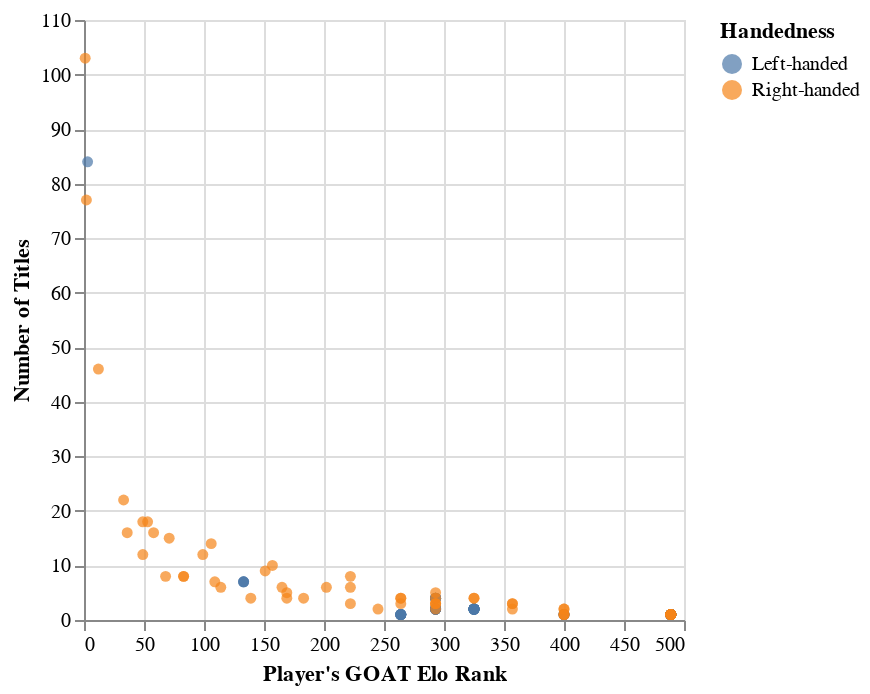

The cell this chart's notebook holds for it:
### Code cell
br_ber_plot = alt.Chart(tennis_train).mark_circle().encode(
    x=alt.X("GOAT Rank").title("Player's GOAT Elo Rank"),
    y=alt.Y("Titles").title("Number of Titles"),
    color=alt.Color("Plays").title("Handedness")
)
br_ber_plot

### Figure 1 — Vega-Lite specification as saved in the notebook (floating-point values rounded to 4 significant figures)
{"config": {"view": {"continuousWidth": 300, "continuousHeight": 300}}, "data": {"name": "data-9663baafcb1e213dc20825d63d1f7af4"}, "mark": {"type": "circle"}, "encoding": {"color": {"field": "Plays", "title": "Handedness", "type": "nominal"}, "x": {"field": "GOAT Rank", "title": "Player's GOAT Elo Rank", "type": "quantitative"}, "y": {"field": "Titles", "title": "Number of Titles", "type": "quantitative"}}, "$schema": "https://vega.github.io/schema/vega-lite/v5.16.3.json", "datasets": {"data-9663baafcb1e213dc20825d63d1f7af4": [{"Plays": "Left-handed", "Titles": 1.0, "GOAT Rank": 489, "Peak Elo Rating": 1953, "Best Elo Rank": 38, "Best Rank": 35, "Prize Money": 3928220}, {"Plays": "Left-handed", "Titles": 2.0, "GOAT Rank": 293, "Peak Elo Rating": 2014, "Best Elo Rank": 25, "Best Rank": 17, "Prize Money": 7062030}, {"Plays": "Left-handed", "Titles": 2.0, "GOAT Rank": 325, "Peak Elo Rating": 1953, "Best Elo Rank": 41, "Best Rank": 33, "Prize Money": 3611278}, {"Plays": "Left-handed", "Titles": 1.0, "GOAT Rank": 264, "Peak Elo Rating": 2075, "Best Elo Rank": 16, "Best Rank": 13, "Prize Money": 4535961}, {"Plays": "Left-handed", "Titles": 1.0, "GOAT Rank": 489, "Peak Elo Rating": 1924, "Best Elo Rank": 53, "Best Rank": 43, "Prize Money": 1062355}, {"Plays": "Left-handed", "Titles": 2.0, "GOAT Rank": 293, "Peak Elo Rating": 2014, "Best Elo Rank": 25, "Best Rank": 17, "Prize Money": 7062030}, {"Plays": "Left-handed", "Titles": 2.0, "GOAT Rank": 325, "Peak Elo Rating": 1953, "Best Elo Rank": 41, "Best Rank": 33, "Prize Money": 3611278}, {"Plays": "Left-handed", "Titles": 1.0, "GOAT Rank": 400, "Peak Elo Rating": 1968, "Best Elo Rank": 37, "Best Rank": 25, "Prize Money": 5647193}, {"Plays": "Left-handed", "Titles": 1.0, "GOAT Rank": 489, "Peak Elo Rating": 1952, "Best Elo Rank": 43, "Best Rank": 58, "Prize Money": 1703096}, {"Plays": "Left-handed", "Titles": 1.0, "GOAT Rank": 489, "Peak Elo Rating": 1924, "Best Elo Rank": 53, "Best Rank": 43, "Prize Money": 1062355}, {"Plays": "Left-handed", "Titles": 1.0, "GOAT Rank": 264, "Peak Elo Rating": 2075, "Best Elo Rank": 16, "Best Rank": 13, "Prize Money": 4535961}, {"Plays": "Left-handed", "Titles": 2.0, "GOAT Rank": 325, "Peak Elo Rating": 1953, "Best Elo Rank": 41, "Best Rank": 33, "Prize Money": 3611278}, {"Plays": "Left-handed", "Titles": 2.0, "GOAT Rank": 293, "Peak Elo Rating": 2014, "Best Elo Rank": 25, "Best Rank": 17, "Prize Money": 7062030}, {"Plays": "Left-handed", "Titles": 7.0, "GOAT Rank": 133, "Peak Elo Rating": 2074, "Best Elo Rank": 16, "Best Rank": 12, "Prize Money": 17114510}, {"Plays": "Left-handed", "Titles": 2.0, "GOAT Rank": 293, "Peak Elo Rating": 2014, "Best Elo Rank": 25, "Best Rank": 17, "Prize Money": 7062030}, {"Plays": "Left-handed", "Titles": 1.0, "GOAT Rank": 489, "Peak Elo Rating": 1953, "Best Elo Rank": 38, "Best Rank": 35, "Prize Money": 3928220}, {"Plays": "Left-handed", "Titles": 1.0, "GOAT Rank": 489, "Peak Elo Rating": 1924, "Best Elo Rank": 53, "Best Rank": 43, "Prize Money": 1062355}, {"Plays": "Left-handed", "Titles": 4.0, "GOAT Rank": 293, "Peak Elo Rating": 1996, "Best Elo Rank": 33, "Best Rank": 21, "Prize Money": 5334788}, {"Plays": "Left-handed", "Titles": 2.0, "GOAT Rank": 325, "Peak Elo Rating": 1953, "Best Elo Rank": 41, "Best Rank": 33, "Prize Money": 3611278}, {"Plays": "Left-handed", "Titles": 2.0, "GOAT Rank": 293, "Peak Elo Rating": 2014, "Best Elo Rank": 25, "Best Rank": 17, "Prize Money": 7062030}, {"Plays": "Left-handed", "Titles": 4.0, "GOAT Rank": 293, "Peak Elo Rating": 1996, "Best Elo Rank": 33, "Best Rank": 21, "Prize Money": 5334788}, {"Plays": "Left-handed", "Titles": 1.0, "GOAT Rank": 264, "Peak Elo Rating": 2075, "Best Elo Rank": 16, "Best Rank": 13, "Prize Money": 4535961}, {"Plays": "Left-handed", "Titles": 1.0, "GOAT Rank": 489, "Peak Elo Rating": 1924, "Best Elo Rank": 53, "Best Rank": 43, "Prize Money": 1062355}, {"Plays": "Left-handed", "Titles": 84.0, "GOAT Rank": 3, "Peak Elo Rating": 2552, "Best Elo Rank": 1, "Best Rank": 1, "Prize Money": 119601561}, {"Plays": "Left-handed", "Titles": 2.0, "GOAT Rank": 293, "Peak Elo Rating": 2014, "Best Elo Rank": 25, "Best Rank": 17, "Prize Money": 7062030}, {"Plays": "Left-handed", "Titles": 2.0, "GOAT Rank": 325, "Peak Elo Rating": 1953, "Best Elo Rank": 41, "Best Rank": 33, "Prize Money": 3611278}, {"Plays": "Left-handed", "Titles": 4.0, "GOAT Rank": 293, "Peak Elo Rating": 1996, "Best Elo Rank": 33, "Best Rank": 21, "Prize Money": 5334788}, {"Plays": "Left-handed", "Titles": 1.0, "GOAT Rank": 489, "Peak Elo Rating": 1952, "Best Elo Rank": 43, "Best Rank": 58, "Prize Money": 1703096}, {"Plays": "Left-handed", "Titles": 1.0, "GOAT Rank": 264, "Peak Elo Rating": 2075, "Best Elo Rank": 16, "Best Rank": 13, "Prize Money": 4535961}, {"Plays": "Left-handed", "Titles": 2.0, "GOAT Rank": 325, "Peak Elo Rating": 1953, "Best Elo Rank": 41, "Best Rank": 33, "Prize Money": 3611278}, {"Plays": "Left-handed", "Titles": 2.0, "GOAT Rank": 325, "Peak Elo Rating": 1953, "Best Elo Rank": 41, "Best Rank": 33, "Prize Money": 3611278}, {"Plays": "Left-handed", "Titles": 7.0, "GOAT Rank": 133, "Peak Elo Rating": 2074, "Best Elo Rank": 16, "Best Rank": 12, "Prize Money": 17114510}, {"Plays": "Left-handed", "Titles": 1.0, "GOAT Rank": 489, "Peak Elo Rating": 1953, "Best Elo Rank": 38, "Best Rank": 35, "Prize Money": 3928220}, {"Plays": "Left-handed", "Titles": 2.0, "GOAT Rank": 325, "Peak Elo Rating": 1953, "Best Elo Rank": 41, "Best Rank": 33, "Prize Money": 3611278}, {"Plays": "Left-handed", "Titles": 1.0, "GOAT Rank": 400, "Peak Elo Rating": 1968, "Best Elo Rank": 37, "Best Rank": 25, "Prize Money": 5647193}, {"Plays": "Left-handed", "Titles": 2.0, "GOAT Rank": 325, "Peak Elo Rating": 1953, "Best Elo Rank": 41, "Best Rank": 33, "Prize Money": 3611278}, {"Plays": "Left-handed", "Titles": 1.0, "GOAT Rank": 489, "Peak Elo Rating": 1924, "Best Elo Rank": 53, "Best Rank": 43, "Prize Money": 1062355}, {"Plays": "Left-handed", "Titles": 1.0, "GOAT Rank": 264, "Peak Elo Rating": 2075, "Best Elo Rank": 16, "Best Rank": 13, "Prize Money": 4535961}, {"Plays": "Left-handed", "Titles": 1.0, "GOAT Rank": 264, "Peak Elo Rating": 2075, "Best Elo Rank": 16, "Best Rank": 13, "Prize Money": 4535961}, {"Plays": "Left-handed", "Titles": 2.0, "GOAT Rank": 293, "Peak Elo Rating": 2014, "Best Elo Rank": 25, "Best Rank": 17, "Prize Money": 7062030}, {"Plays": "Left-handed", "Titles": 2.0, "GOAT Rank": 325, "Peak Elo Rating": 1953, "Best Elo Rank": 41, "Best Rank": 33, "Prize Money": 3611278}, {"Plays": "Left-handed", "Titles": 2.0, "GOAT Rank": 325, "Peak Elo Rating": 1953, "Best Elo Rank": 41, "Best Rank": 33, "Prize Money": 3611278}, {"Plays": "Left-handed", "Titles": 4.0, "GOAT Rank": 293, "Peak Elo Rating": 1996, "Best Elo Rank": 33, "Best Rank": 21, "Prize Money": 5334788}, {"Plays": "Left-handed", "Titles": 2.0, "GOAT Rank": 325, "Peak Elo Rating": 1953, "Best Elo Rank": 41, "Best Rank": 33, "Prize Money": 3611278}, {"Plays": "Left-handed", "Titles": 1.0, "GOAT Rank": 400, "Peak Elo Rating": 1968, "Best Elo Rank": 37, "Best Rank": 25, "Prize Money": 5647193}, {"Plays": "Left-handed", "Titles": 7.0, "GOAT Rank": 133, "Peak Elo Rating": 2074, "Best Elo Rank": 16, "Best Rank": 12, "Prize Money": 17114510}, {"Plays": "Left-handed", "Titles": 1.0, "GOAT Rank": 489, "Peak Elo Rating": 1953, "Best Elo Rank": 38, "Best Rank": 35, "Prize Money": 3928220}, {"Plays": "Left-handed", "Titles": 1.0, "GOAT Rank": 400, "Peak Elo Rating": 1968, "Best Elo Rank": 37, "Best Rank": 25, "Prize Money": 5647193}, {"Plays": "Left-handed", "Titles": 1.0, "GOAT Rank": 489, "Peak Elo Rating": 1952, "Best Elo Rank": 43, "Best Rank": 58, "Prize Money": 1703096}, {"Plays": "Left-handed", "Titles": 1.0, "GOAT Rank": 489, "Peak Elo Rating": 1953, "Best Elo Rank": 38, "Best Rank": 35, "Prize Money": 3928220}, {"Plays": "Left-handed", "Titles": 2.0, "GOAT Rank": 293, "Peak Elo Rating": 2014, "Best Elo Rank": 25, "Best Rank": 17, "Prize Money": 7062030}, {"Plays": "Left-handed", "Titles": 1.0, "GOAT Rank": 489, "Peak Elo Rating": 1924, "Best Elo Rank": 53, "Best Rank": 43, "Prize Money": 1062355}, {"Plays": "Left-handed", "Titles": 4.0, "GOAT Rank": 293, "Peak Elo Rating": 1996, "Best Elo Rank": 33, "Best Rank": 21, "Prize Money": 5334788}, {"Plays": "Left-handed", "Titles": 1.0, "GOAT Rank": 489, "Peak Elo Rating": 1924, "Best Elo Rank": 53, "Best Rank": 43, "Prize Money": 1062355}, {"Plays": "Left-handed", "Titles": 1.0, "GOAT Rank": 489, "Peak Elo Rating": 1952, "Best Elo Rank": 43, "Best Rank": 58, "Prize Money": 1703096}, {"Plays": "Left-handed", "Titles": 1.0, "GOAT Rank": 264, "Peak Elo Rating": 2075, "Best Elo Rank": 16, "Best Rank": 13, "Prize Money": 4535961}, {"Plays": "Left-handed", "Titles": 2.0, "GOAT Rank": 293, "Peak Elo Rating": 2014, "Best Elo Rank": 25, "Best Rank": 17, "Prize Money": 7062030}, {"Plays": "Left-handed", "Titles": 1.0, "GOAT Rank": 264, "Peak Elo Rating": 2075, "Best Elo Rank": 16, "Best Rank": 13, "Prize Money": 4535961}, {"Plays": "Left-handed", "Titles": 1.0, "GOAT Rank": 489, "Peak Elo Rating": 1952, "Best Elo Rank": 43, "Best Rank": 58, "Prize Money": 1703096}, {"Plays": "Left-handed", "Titles": 1.0, "GOAT Rank": 489, "Peak Elo Rating": 1953, "Best Elo Rank": 38, "Best Rank": 35, "Prize Money": 3928220}, {"Plays": "Left-handed", "Titles": 2.0, "GOAT Rank": 325, "Peak Elo Rating": 1953, "Best Elo Rank": 41, "Best Rank": 33, "Prize Money": 3611278}, {"Plays": "Right-handed", "Titles": 8.0, "GOAT Rank": 83, "Peak Elo Rating": 2203, "Best Elo Rank": 6, "Best Rank": 3, "Prize Money": 18020217}, {"Plays": "Right-handed", "Titles": 1.0, "GOAT Rank": 489, "Peak Elo Rating": 1890, "Best Elo Rank": 67, "Best Rank": 46, "Prize Money": 1231953}, {"Plays": "Right-handed", "Titles": 1.0, "GOAT Rank": 400, "Peak Elo Rating": 1962, "Best Elo Rank": 36, "Best Rank": 29, "Prize Money": 3304117}, {"Plays": "Right-handed", "Titles": 103.0, "GOAT Rank": 1, "Peak Elo Rating": 2550, "Best Elo Rank": 1, "Best Rank": 1, "Prize Money": 129231891}, {"Plays": "Right-handed", "Titles": 1.0, "GOAT Rank": 400, "Peak Elo Rating": 1913, "Best Elo Rank": 55, "Best Rank": 27, "Prize Money": 1965163}, {"Plays": "Right-handed", "Titles": 6.0, "GOAT Rank": 222, "Peak Elo Rating": 2004, "Best Elo Rank": 26, "Best Rank": 19, "Prize Money": 8480383}, {"Plays": "Right-handed", "Titles": 3.0, "GOAT Rank": 293, "Peak Elo Rating": 2003, "Best Elo Rank": 25, "Best Rank": 18, "Prize Money": 7774890}, {"Plays": "Right-handed", "Titles": 2.0, "GOAT Rank": 357, "Peak Elo Rating": 1951, "Best Elo Rank": 41, "Best Rank": 38, "Prize Money": 3311462}, {"Plays": "Right-handed", "Titles": 1.0, "GOAT Rank": 489, "Peak Elo Rating": 1953, "Best Elo Rank": 38, "Best Rank": 40, "Prize Money": 4660132}, {"Plays": "Right-handed", "Titles": 77.0, "GOAT Rank": 2, "Peak Elo Rating": 2629, "Best Elo Rank": 1, "Best Rank": 1, "Prize Money": 139144944}, {"Plays": "Right-handed", "Titles": 1.0, "GOAT Rank": 489, "Peak Elo Rating": 1932, "Best Elo Rank": 51, "Best Rank": 31, "Prize Money": 1396674}, {"Plays": "Right-handed", "Titles": 8.0, "GOAT Rank": 222, "Peak Elo Rating": 2117, "Best Elo Rank": 14, "Best Rank": 16, "Prize Money": 12807597}, {"Plays": "Right-handed", "Titles": 6.0, "GOAT Rank": 202, "Peak Elo Rating": 2167, "Best Elo Rank": 10, "Best Rank": 10, "Prize Money": 7256753}, {"Plays": "Right-handed", "Titles": 4.0, "GOAT Rank": 183, "Peak Elo Rating": 2158, "Best Elo Rank": 9, "Best Rank": 8, "Prize Money": 8616024}, {"Plays": "Right-handed", "Titles": 1.0, "GOAT Rank": 489, "Peak Elo Rating": 1939, "Best Elo Rank": 45, "Best Rank": 38, "Prize Money": 2055087}, {"Plays": "Right-handed", "Titles": 18.0, "GOAT Rank": 49, "Peak Elo Rating": 2244, "Best Elo Rank": 6, "Best Rank": 5, "Prize Money": 22072615}, {"Plays": "Right-handed", "Titles": 2.0, "GOAT Rank": 400, "Peak Elo Rating": 1940, "Best Elo Rank": 43, "Best Rank": 32, "Prize Money": 1526576}, {"Plays": "Right-handed", "Titles": 2.0, "GOAT Rank": 400, "Peak Elo Rating": 1987, "Best Elo Rank": 31, "Best Rank": 33, "Prize Money": 5965778}, {"Plays": "Right-handed", "Titles": 1.0, "GOAT Rank": 489, "Peak Elo Rating": 1904, "Best Elo Rank": 57, "Best Rank": 74, "Prize Money": 1048314}, {"Plays": "Right-handed", "Titles": 14.0, "GOAT Rank": 106, "Peak Elo Rating": 2124, "Best Elo Rank": 9, "Best Rank": 6, "Prize Money": 14773644}, {"Plays": "Right-handed", "Titles": 5.0, "GOAT Rank": 293, "Peak Elo Rating": 2009, "Best Elo Rank": 29, "Best Rank": 23, "Prize Money": 8003533}, {"Plays": "Right-handed", "Titles": 4.0, "GOAT Rank": 325, "Peak Elo Rating": 1947, "Best Elo Rank": 44, "Best Rank": 31, "Prize Money": 5349041}, {"Plays": "Right-handed", "Titles": 22.0, "GOAT Rank": 33, "Peak Elo Rating": 2329, "Best Elo Rank": 3, "Best Rank": 3, "Prize Money": 25889586}, {"Plays": "Right-handed", "Titles": 9.0, "GOAT Rank": 151, "Peak Elo Rating": 2135, "Best Elo Rank": 9, "Best Rank": 9, "Prize Money": 12067808}, {"Plays": "Right-handed", "Titles": 4.0, "GOAT Rank": 264, "Peak Elo Rating": 1929, "Best Elo Rank": 48, "Best Rank": 32, "Prize Money": 5355556}, {"Plays": "Right-handed", "Titles": 12.0, "GOAT Rank": 49, "Peak Elo Rating": 2296, "Best Elo Rank": 4, "Best Rank": 4, "Prize Money": 23846631}, {"Plays": "Right-handed", "Titles": 8.0, "GOAT Rank": 68, "Peak Elo Rating": 2269, "Best Elo Rank": 5, "Best Rank": 3, "Prize Money": 18879855}, {"Plays": "Right-handed", "Titles": 10.0, "GOAT Rank": 157, "Peak Elo Rating": 2068, "Best Elo Rank": 18, "Best Rank": 11, "Prize Money": 11912152}, {"Plays": "Right-handed", "Titles": 1.0, "GOAT Rank": 489, "Peak Elo Rating": 1882, "Best Elo Rank": 77, "Best Rank": 64, "Prize Money": 1626003}, {"Plays": "Right-handed", "Titles": 8.0, "GOAT Rank": 83, "Peak Elo Rating": 2189, "Best Elo Rank": 7, "Best Rank": 6, "Prize Money": 17930816}, {"Plays": "Right-handed", "Titles": 3.0, "GOAT Rank": 293, "Peak Elo Rating": 2055, "Best Elo Rank": 19, "Best Rank": 18, "Prize Money": 3466298}, {"Plays": "Right-handed", "Titles": 3.0, "GOAT Rank": 357, "Peak Elo Rating": 1994, "Best Elo Rank": 32, "Best Rank": 23, "Prize Money": 3869834}, {"Plays": "Right-handed", "Titles": 2.0, "GOAT Rank": 293, "Peak Elo Rating": 1999, "Best Elo Rank": 28, "Best Rank": 21, "Prize Money": 6492427}, {"Plays": "Right-handed", "Titles": 4.0, "GOAT Rank": 264, "Peak Elo Rating": 2004, "Best Elo Rank": 29, "Best Rank": 19, "Prize Money": 10821168}, {"Plays": "Right-handed", "Titles": 4.0, "GOAT Rank": 139, "Peak Elo Rating": 2175, "Best Elo Rank": 8, "Best Rank": 5, "Prize Money": 10425605}, {"Plays": "Right-handed", "Titles": 6.0, "GOAT Rank": 165, "Peak Elo Rating": 2176, "Best Elo Rank": 10, "Best Rank": 13, "Prize Money": 8001478}, {"Plays": "Right-handed", "Titles": 15.0, "GOAT Rank": 71, "Peak Elo Rating": 2148, "Best Elo Rank": 9, "Best Rank": 8, "Prize Money": 18669906}, {"Plays": "Right-handed", "Titles": 6.0, "GOAT Rank": 114, "Peak Elo Rating": 2181, "Best Elo Rank": 6, "Best Rank": 5, "Prize Money": 16293854}, {"Plays": "Right-handed", "Titles": 3.0, "GOAT Rank": 222, "Peak Elo Rating": 2066, "Best Elo Rank": 18, "Best Rank": 11, "Prize Money": 7217264}, {"Plays": "Right-handed", "Titles": 1.0, "GOAT Rank": 400, "Peak Elo Rating": 1894, "Best Elo Rank": 61, "Best Rank": 41, "Prize Money": 2109288}, {"Plays": "Right-handed", "Titles": 7.0, "GOAT Rank": 109, "Peak Elo Rating": 2243, "Best Elo Rank": 4, "Best Rank": 4, "Prize Money": 10507693}, {"Plays": "Right-handed", "Titles": 1.0, "GOAT Rank": 489, "Peak Elo Rating": 1935, "Best Elo Rank": 45, "Best Rank": 39, "Prize Money": 2562473}, {"Plays": "Right-handed", "Titles": 3.0, "GOAT Rank": 293, "Peak Elo Rating": 1953, "Best Elo Rank": 39, "Best Rank": 16, "Prize Money": 2802848}, {"Plays": "Right-handed", "Titles": 18.0, "GOAT Rank": 53, "Peak Elo Rating": 2232, "Best Elo Rank": 6, "Best Rank": 3, "Prize Money": 27466016}, {"Plays": "Right-handed", "Titles": 3.0, "GOAT Rank": 357, "Peak Elo Rating": 1972, "Best Elo Rank": 34, "Best Rank": 28, "Prize Money": 6119457}, {"Plays": "Right-handed", "Titles": 4.0, "GOAT Rank": 169, "Peak Elo Rating": 2098, "Best Elo Rank": 9, "Best Rank": 8, "Prize Money": 8918917}, {"Plays": "Right-handed", "Titles": 12.0, "GOAT Rank": 99, "Peak Elo Rating": 2106, "Best Elo Rank": 10, "Best Rank": 5, "Prize Money": 13376235}, {"Plays": "Right-handed", "Titles": 16.0, "GOAT Rank": 36, "Peak Elo Rating": 2291, "Best Elo Rank": 5, "Best Rank": 3, "Prize Money": 33790279}, {"Plays": "Right-handed", "Titles": 4.0, "GOAT Rank": 325, "Peak Elo Rating": 1970, "Best Elo Rank": 35, "Best Rank": 37, "Prize Money": 10262279}, {"Plays": "Right-handed", "Titles": 16.0, "GOAT Rank": 58, "Peak Elo Rating": 2211, "Best Elo Rank": 5, "Best Rank": 4, "Prize Money": 22132368}, {"Plays": "Right-handed", "Titles": 4.0, "GOAT Rank": 293, "Peak Elo Rating": 2042, "Best Elo Rank": 21, "Best Rank": 21, "Prize Money": 5970907}, {"Plays": "Right-handed", "Titles": 1.0, "GOAT Rank": 489, "Peak Elo Rating": 1999, "Best Elo Rank": 29, "Best Rank": 25, "Prize Money": 2722314}, {"Plays": "Right-handed", "Titles": 1.0, "GOAT Rank": 489, "Peak Elo Rating": 1944, "Best Elo Rank": 41, "Best Rank": 39, "Prize Money": 4997728}, {"Plays": "Right-handed", "Titles": 3.0, "GOAT Rank": 264, "Peak Elo Rating": 1990, "Best Elo Rank": 30, "Best Rank": 16, "Prize Money": 4271703}, {"Plays": "Right-handed", "Titles": 1.0, "GOAT Rank": 489, "Peak Elo Rating": 1936, "Best Elo Rank": 45, "Best Rank": 39, "Prize Money": 3128654}, {"Plays": "Right-handed", "Titles": 1.0, "GOAT Rank": 489, "Peak Elo Rating": 1901, "Best Elo Rank": 59, "Best Rank": 50, "Prize Money": 1226242}, {"Plays": "Right-handed", "Titles": 2.0, "GOAT Rank": 245, "Peak Elo Rating": 2102, "Best Elo Rank": 13, "Best Rank": 12, "Prize Money": 7163918}, {"Plays": "Right-handed", "Titles": 1.0, "GOAT Rank": 489, "Peak Elo Rating": 1895, "Best Elo Rank": 62, "Best Rank": 33, "Prize Money": 4927689}, {"Plays": "Right-handed", "Titles": 46.0, "GOAT Rank": 12, "Peak Elo Rating": 2500, "Best Elo Rank": 2, "Best Rank": 1, "Prize Money": 61544007}, {"Plays": "Right-handed", "Titles": 5.0, "GOAT Rank": 169, "Peak Elo Rating": 2069, "Best Elo Rank": 20, "Best Rank": 10, "Prize Money": 7487708}, {"Plays": "Right-handed", "Titles": 1.0, "GOAT Rank": 489, "Peak Elo Rating": 1979, "Best Elo Rank": 33, "Best Rank": 31, "Prize Money": 2706806}]}}
